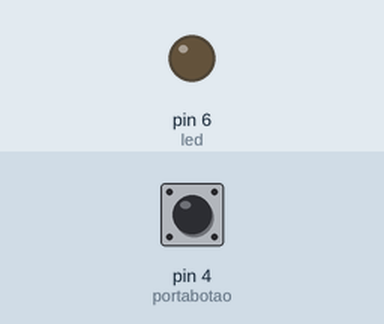
Simulated run of this sketch. Board: Arduino Uno, built with avr-gcc and run on an emulated ATmega328P. Parts: output pins drawn as LEDs (lit = HIGH). The inputs (shaded band) are chosen by the test bench; at power-on: pin 4 (portabotao) LOW.

Above: at 1.2 s.
1.3 s: pin 4 (portabotao) pulled HIGH for 0.15 s
At 1.37 s:
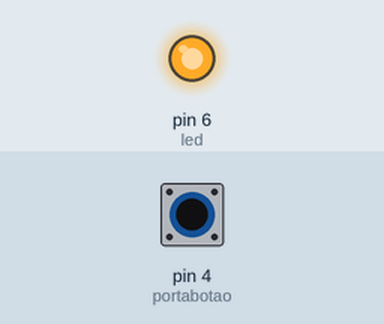
2.9 s: pin 4 (portabotao) pulled HIGH for 3.2 s
At 7.4 s:
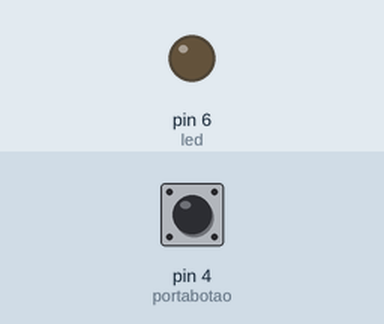
Timing chart, 0 to 8.9 s (numbered marks = the images above; inputs shaded):
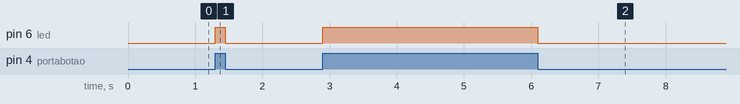

The sketch:

bot_o.ino
```cpp
int portabotao = 4;
int estadobotao;
int led = 6;
void setup() {
  // put your setup code here, to run once:
pinMode(portabotao,INPUT);
pinMode(led,OUTPUT);
}

void loop() {
  // put your main code here, to run repeatedly:
estadobotao = digitalRead(portabotao);
if ( estadobotao == HIGH ){
        digitalWrite(led,HIGH);
}
else
{
  digitalWrite(led,LOW);
}
}
```

Measured:
- after the input at 1.3 s, pin 6 (led): LOW → HIGH at once, → LOW 0.15 s later
- after the input at 2.9 s, pin 6 (led): LOW → HIGH at once, → LOW 3.2 s later
